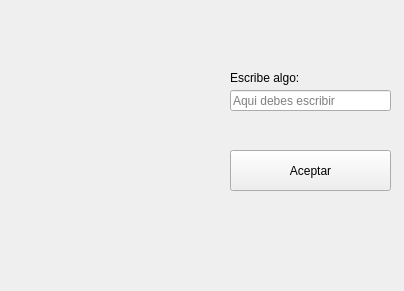
<?xml version="1.0" encoding="UTF-8"?>
<ui version="4.0">
 <class>MainWindow</class>
 <widget class="QMainWindow" name="MainWindow">
  <property name="geometry">
   <rect>
    <x>0</x>
    <y>0</y>
    <width>404</width>
    <height>291</height>
   </rect>
  </property>
  <property name="minimumSize">
   <size>
    <width>404</width>
    <height>291</height>
   </size>
  </property>
  <property name="maximumSize">
   <size>
    <width>404</width>
    <height>291</height>
   </size>
  </property>
  <property name="windowTitle">
   <string>Ventana</string>
  </property>
  <widget class="QWidget" name="centralwidget">
   <widget class="QLabel" name="imagen">
    <property name="geometry">
     <rect>
      <x>10</x>
      <y>0</y>
      <width>201</width>
      <height>281</height>
     </rect>
    </property>
    <property name="text">
     <string/>
    </property>
    <property name="pixmap">
     <pixmap>images.jpeg</pixmap>
    </property>
    <property name="scaledContents">
     <bool>true</bool>
    </property>
   </widget>
   <widget class="QLineEdit" name="txtEntrada">
    <property name="geometry">
     <rect>
      <x>230</x>
      <y>90</y>
      <width>161</width>
      <height>21</height>
     </rect>
    </property>
    <property name="maxLength">
     <number>10</number>
    </property>
    <property name="echoMode">
     <enum>QLineEdit::EchoMode::Normal</enum>
    </property>
    <property name="placeholderText">
     <string>Aqui debes escribir</string>
    </property>
   </widget>
   <widget class="QLabel" name="label">
    <property name="geometry">
     <rect>
      <x>230</x>
      <y>70</y>
      <width>121</width>
      <height>16</height>
     </rect>
    </property>
    <property name="text">
     <string>Escribe algo:</string>
    </property>
   </widget>
   <widget class="QPushButton" name="btnAceptar">
    <property name="geometry">
     <rect>
      <x>230</x>
      <y>150</y>
      <width>161</width>
      <height>41</height>
     </rect>
    </property>
    <property name="text">
     <string>Aceptar</string>
    </property>
   </widget>
  </widget>
 </widget>
 <resources/>
 <connections/>
</ui>
